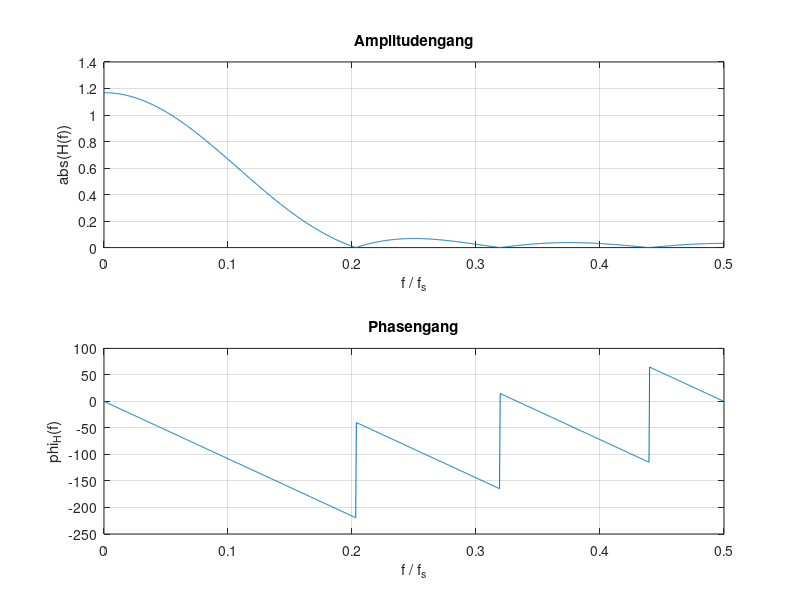

Write the MATLAB code that produced this figure.
clear all; clc; close all;
% Aufgabe 1 Filterdesign
fs = 1;
small_num = eps;
a = [1];


%%%%% Params:
ord = 6;
fdb = fs/8; % grenzfrequenz
w = hamming(ord+1); % change to hanning if needed

% MANUAL WINDOW HERE
w = [1 1 1 1 1 1 1];
w = w';

%%%%%%%%%%%%%%%
n = linspace(-ord/2,ord/2,ord+1);
h = zeros(ord+1,1);
i = 1;
for element = n
    if element ==0
        h(i) = sin(small_num * pi * fdb / (fs/2))/(small_num*pi); % edit func here
        i=i + 1;
        continue
    end
    h(i) = sin(element * pi * fdb / (fs/2)) / (element * pi);
    i=i + 1;
end

disp("h")
disp(transpose(h))
disp("Window")
disp(transpose(w))
disp(length(h))
disp(length(n))
disp(length(w))
b = h.*w; % elementwise mutliply
disp("b")
disp(transpose(b))

[H,f] = freqz(b,a,1000, fs); % 1000 punkte
HdB = 20* log10(abs(H)); % umrechnung in Db falls nötig

subplot(2,1,1);
plot(f, abs(H));grid;
xlabel('f / f_s'); ylabel('abs(H(f))');
title("Amplitudengang")

subplot(2,1,2);
plot(f,180*unwrap(angle(H))/pi);
title("Phasengang")
grid;
xlabel('f / f_s'); ylabel('phi_H(f)');
